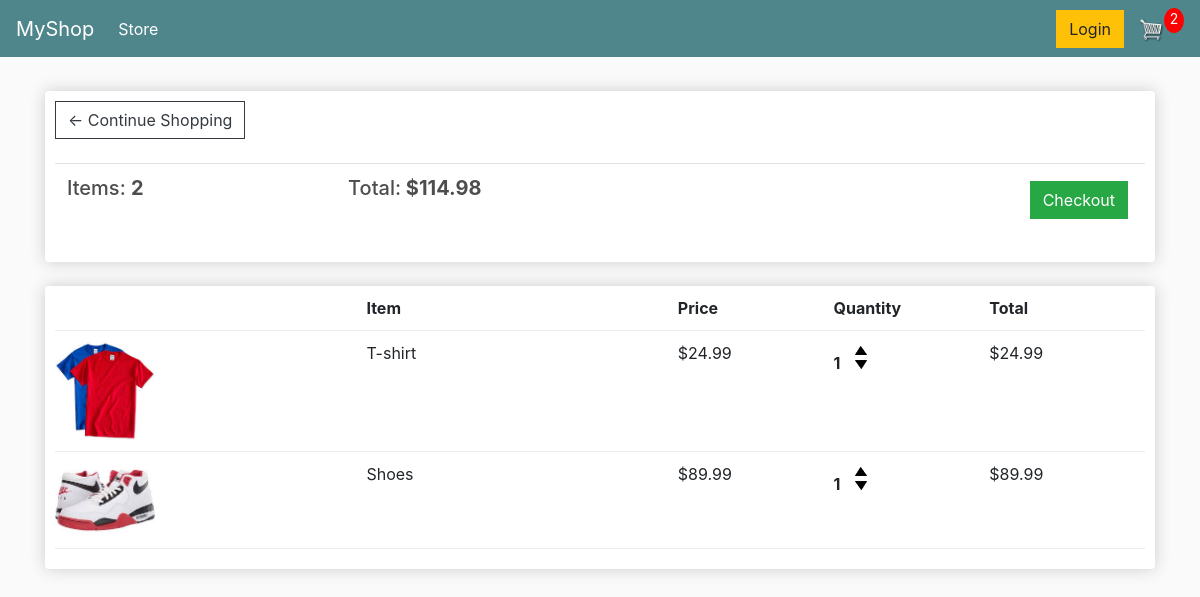
The app's page /cart/ (signed in) with its own data.
### store/models.py (models this page shows, shortened)
class Order(models.Model):
    customer = models.ForeignKey(Customer, on_delete=models.SET_NULL, null=True, blank=True)
    date_ordered = models.DateTimeField(auto_now_add=True)
    complete = models.BooleanField(default=False)
    transaction_id = models.CharField(max_length=200, null=True)
    @property
    def get_cart_total(self):
        items = self.orderitem_set.all()
        total = sum([item.get_total for item in items])
        return total
    @property
    def get_cart_items(self):
        items = self.orderitem_set.all()
        total = sum([item.quantity for item in items])
        return total

class OrderItem(models.Model):
    product = models.ForeignKey(Product, on_delete=models.SET_NULL, null=True)
    order = models.ForeignKey(Order, on_delete=models.SET_NULL, null=True)
    quantity = models.IntegerField(default=0, null=True, blank=True)
    date_added = models.DateTimeField(auto_now_add=True)
    @property
    def get_total(self):
        return self.product.price * self.quantity

class Product(models.Model):
    name = models.CharField(max_length=200, null=True)
    price = models.DecimalField(max_digits=7, decimal_places=2)
    digital = models.BooleanField(default=False, null=True, blank=False)
    image = models.ImageField(null=True, blank=True)
    @property
    def imageURL(self):
        try:
            url = self.image.url
        except:
            url = ''
        return url

### store/views.py (the view)
# urls.py: path('cart/', views.cart, name='cart'),
def cart(request):
    data = cartData(request)
    order = data['order']
    items = data['items']
    cartItems = data['cartItems']
    context = {'items':items, 'order':order, 'cartItems':cartItems}
    return render(request, 'store/cart.html', context)

### store/utils.py (called while the page is built)
def cartData(request):
    if request.user.is_authenticated:
        customer = request.user.customer
        order, created = Order.objects.get_or_create(customer=customer, complete=False)
        items = order.orderitem_set.all()
        cartItems = order.get_cart_items
    else:
        cookieData = cookieCart(request)
        order = cookieData['order']
        items = cookieData['items']
        cartItems = cookieData['cartItems']
    return {'items':items, 'order': order, 'cartItems':cartItems}

### store/templates/store/cart.html (shortened to what this page needs)
{% extends 'store/base.html' %}
{% load static %}
{% block content %}
	<div class="row">
		<div class="col-lg-12">
			<div class="box-element">
				<a  class="btn btn-outline-dark" href="{% url 'index' %}">&#x2190; Continue Shopping</a>
				<br>
				<br>
				<table class="table">
					<tr>
						<th><h5>Items: <strong>{{order.get_cart_items}}</strong></h5></th>
						<th><h5>Total:<strong> ${{order.get_cart_total|floatformat:2}}</strong></h5></th>
						<th>
							<a  style="float:right; margin:5px;" class="btn btn-success" href="{% url 'checkout' %}">Checkout</a>
						</th>
					</tr>
				</table>
			</div>
			<br>
			<div class="box-element">
				<div class="cart-row">
					<div style="flex:2"></div>
					<div style="flex:2"><strong>Item</strong></div>
					<div style="flex:1"><strong>Price</strong></div>
					<div style="flex:1"><strong>Quantity</strong></div>
					<div style="flex:1"><strong>Total</strong></div>
				</div>
				{% for item in items %}
				<div class="cart-row">
					<div style="flex:2"><img class="row-image" src="{{item.product.imageURL}}"></div>
					<div style="flex:2"><p>{{item.product.name}}</p></div>
					<div style="flex:1"><p>${{item.product.price|floatformat:2}}</p></div>
					<div style="flex:1">
						<p class="quantity">{{item.quantity}}</p>
						<div class="quantity">
							<img data-product="{{item.product.id}}" data-action="add" class="chg-quantity update-cart" src="{% static 'images/arrow-up.png' %}">
							<img data-product="{{item.product.id}}" data-action="remove" class="chg-quantity update-cart" src="{% static 'images/arrow-down.png' %}">
						</div>
					</div>
					<div style="flex:1"><p>${{item.get_total}}</p></div>
				</div>
				{% endfor %}
			</div>
		</div>
	</div>
{% endblock content %}

### static/css/main.css (style rules this page uses)
body { background-color: hsl(0, 0%, 98%); }
h1,h2,h3,h4,h5,h6 { color:hsl(0, 0%, 30%); }
.box-element { box-shadow:hsl(0, 0%, 80%) 0 0 16px; background-color: #fff; border-radius: 4px; padding: 10px; }
.col-lg-4, .col-lg-6, .col-lg-8, .col-lg-12 { margin-top: 10px; }
.btn { border-radius: 0; }
.row-image { width: 100px; }
.cart-row { display: flex; align-items: flex-stretch; padding-bottom: 10px; margin-bottom: 10px; border-bottom: 1px solid #ececec; }
.quantity { display: inline-block; font-weight: 700; padding-right:10px; }
.chg-quantity { width: 12px; cursor: pointer; display: block; margin-top: 5px; transition:.1s; }

### records on screen
Order: get_cart_items "2", get_cart_total "114.98"
OrderItem: product.imageURL (picture), product.name "T-shirt", product.price "24.99", quantity "1", get_total "24.99"
OrderItem: product.imageURL (picture), product.name "Shoes", product.price "89.99", quantity "1", get_total "89.99"

### other values on screen
{{ cartItems }} "2"
